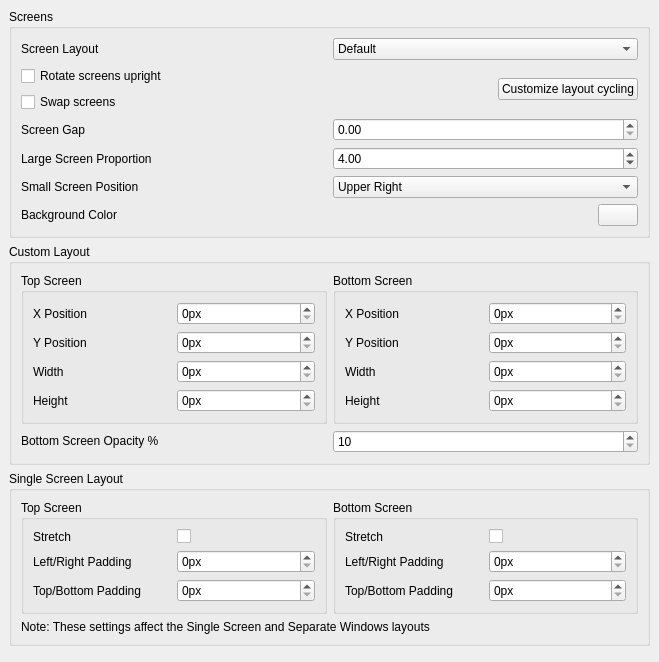
<?xml version="1.0" encoding="UTF-8"?>
<ui version="4.0">
 <class>ConfigureLayout</class>
 <widget class="QWidget" name="ConfigureLayout">
  <property name="geometry">
   <rect>
    <x>0</x>
    <y>0</y>
    <width>659</width>
    <height>662</height>
   </rect>
  </property>
  <property name="minimumSize">
   <size>
    <width>0</width>
    <height>0</height>
   </size>
  </property>
  <property name="windowTitle">
   <string>Form</string>
  </property>
  <layout class="QHBoxLayout" name="horizontalLayout">
   <property name="spacing">
    <number>0</number>
   </property>
   <property name="leftMargin">
    <number>0</number>
   </property>
   <property name="topMargin">
    <number>0</number>
   </property>
   <property name="rightMargin">
    <number>0</number>
   </property>
   <property name="bottomMargin">
    <number>0</number>
   </property>
   <item>
    <widget class="QScrollArea" name="scrollArea">
     <property name="frameShape">
      <enum>QFrame::NoFrame</enum>
     </property>
     <property name="lineWidth">
      <number>1</number>
     </property>
     <property name="widgetResizable">
      <bool>true</bool>
     </property>
     <widget class="QWidget" name="scrollAreaWidgetContents">
      <property name="geometry">
       <rect>
        <x>0</x>
        <y>0</y>
        <width>646</width>
        <height>824</height>
       </rect>
      </property>
      <layout class="QVBoxLayout" name="verticalLayout">
       <item>
        <widget class="QGroupBox" name="layout_group">
         <property name="enabled">
          <bool>true</bool>
         </property>
         <property name="title">
          <string>Screens</string>
         </property>
         <layout class="QVBoxLayout" name="verticalLayout_3">
          <item>
           <widget class="QWidget" name="widget_layout" native="true">
            <layout class="QHBoxLayout" name="screen_layout_group">
             <property name="leftMargin">
              <number>0</number>
             </property>
             <property name="topMargin">
              <number>0</number>
             </property>
             <property name="rightMargin">
              <number>0</number>
             </property>
             <property name="bottomMargin">
              <number>0</number>
             </property>
             <item>
              <widget class="QLabel" name="layout_label">
               <property name="text">
                <string>Screen Layout</string>
               </property>
              </widget>
             </item>
             <item>
              <widget class="QComboBox" name="layout_combobox">
               <item>
                <property name="text">
                 <string>Default</string>
                </property>
               </item>
               <item>
                <property name="text">
                 <string>Single Screen</string>
                </property>
               </item>
               <item>
                <property name="text">
                 <string>Large Screen</string>
                </property>
               </item>
               <item>
                <property name="text">
                 <string>Side by Side</string>
                </property>
               </item>
               <item>
                <property name="text">
                 <string>Separate Windows</string>
                </property>
               </item>
               <item>
                <property name="text">
                 <string>Hybrid Screen</string>
                </property>
               </item>
               <item>
                <property name="text">
                 <string>Custom Layout</string>
                </property>
               </item>
              </widget>
             </item>
            </layout>
           </widget>
          </item>
          <item>
           <layout class="QHBoxLayout" name="horizontalLayout_7">
            <item>
             <layout class="QVBoxLayout" name="verticalLayout_2">
              <item>
               <widget class="QCheckBox" name="toggle_upright_screen">
                <property name="text">
                 <string>Rotate screens upright</string>
                </property>
               </widget>
              </item>
              <item>
               <widget class="QCheckBox" name="toggle_swap_screen">
                <property name="text">
                 <string>Swap screens</string>
                </property>
               </widget>
              </item>
             </layout>
            </item>
            <item>
             <widget class="QPushButton" name="customize_layouts_to_cycle">
              <property name="sizePolicy">
               <sizepolicy hsizetype="Fixed" vsizetype="Fixed">
                <horstretch>0</horstretch>
                <verstretch>0</verstretch>
               </sizepolicy>
              </property>
              <property name="text">
               <string>Customize layout cycling</string>
              </property>
             </widget>
            </item>
           </layout>
          </item>
          <item>
           <widget class="QWidget" name="widget" native="true">
            <layout class="QHBoxLayout" name="screen_gap_layout">
             <property name="leftMargin">
              <number>0</number>
             </property>
             <property name="topMargin">
              <number>0</number>
             </property>
             <property name="rightMargin">
              <number>0</number>
             </property>
             <property name="bottomMargin">
              <number>0</number>
             </property>
             <item>
              <widget class="QLabel" name="label_3">
               <property name="text">
                <string>Screen Gap</string>
               </property>
              </widget>
             </item>
             <item>
              <widget class="QDoubleSpinBox" name="screen_gap">
               <property name="minimum">
                <double>0.000000000000000</double>
               </property>
               <property name="maximum">
                <double>720.000000000000000</double>
               </property>
               <property name="value">
                <double>0.000000000000000</double>
               </property>
              </widget>
             </item>
            </layout>
           </widget>
          </item>
          <item>
           <widget class="QWidget" name="widget_2" native="true">
            <layout class="QHBoxLayout" name="proportion_layout">
             <property name="leftMargin">
              <number>0</number>
             </property>
             <property name="topMargin">
              <number>0</number>
             </property>
             <property name="rightMargin">
              <number>0</number>
             </property>
             <property name="bottomMargin">
              <number>0</number>
             </property>
             <item>
              <widget class="QLabel" name="label_4">
               <property name="text">
                <string>Large Screen Proportion</string>
               </property>
              </widget>
             </item>
             <item>
              <widget class="QDoubleSpinBox" name="large_screen_proportion">
               <property name="minimum">
                <double>1.000000000000000</double>
               </property>
               <property name="maximum">
                <double>16.000000000000000</double>
               </property>
               <property name="value">
                <double>4.000000000000000</double>
               </property>
              </widget>
             </item>
            </layout>
           </widget>
          </item>
          <item>
           <widget class="QWidget" name="small_pos_widget" native="true">
            <layout class="QHBoxLayout" name="small_pos_layout">
             <property name="leftMargin">
              <number>0</number>
             </property>
             <property name="topMargin">
              <number>0</number>
             </property>
             <property name="rightMargin">
              <number>0</number>
             </property>
             <property name="bottomMargin">
              <number>0</number>
             </property>
             <item>
              <widget class="QLabel" name="small_pos_label">
               <property name="text">
                <string>Small Screen Position</string>
               </property>
              </widget>
             </item>
             <item>
              <widget class="QComboBox" name="small_screen_position_combobox">
               <item>
                <property name="text">
                 <string>Upper Right</string>
                </property>
               </item>
               <item>
                <property name="text">
                 <string>Middle Right</string>
                </property>
               </item>
               <item>
                <property name="text">
                 <string>Bottom Right (default)</string>
                </property>
               </item>
               <item>
                <property name="text">
                 <string>Upper Left</string>
                </property>
               </item>
               <item>
                <property name="text">
                 <string>Middle Left</string>
                </property>
               </item>
               <item>
                <property name="text">
                 <string>Bottom Left</string>
                </property>
               </item>
               <item>
                <property name="text">
                 <string>Above large screen</string>
                </property>
               </item>
               <item>
                <property name="text">
                 <string>Below large screen</string>
                </property>
               </item>
              </widget>
             </item>
            </layout>
           </widget>
          </item>
          <item>
           <widget class="QWidget" name="bg_color_group" native="true">
            <layout class="QHBoxLayout" name="bg_color_group_2">
             <property name="leftMargin">
              <number>0</number>
             </property>
             <property name="topMargin">
              <number>0</number>
             </property>
             <property name="rightMargin">
              <number>0</number>
             </property>
             <property name="bottomMargin">
              <number>0</number>
             </property>
             <item>
              <widget class="QLabel" name="bg_label">
               <property name="text">
                <string>Background Color</string>
               </property>
              </widget>
             </item>
             <item>
              <widget class="QPushButton" name="bg_button">
               <property name="maximumSize">
                <size>
                 <width>40</width>
                 <height>16777215</height>
                </size>
               </property>
              </widget>
             </item>
            </layout>
           </widget>
          </item>
         </layout>
        </widget>
       </item>
       <item>
        <widget class="QGroupBox" name="custom_layout_group">
         <property name="minimumSize">
          <size>
           <width>0</width>
           <height>0</height>
          </size>
         </property>
         <property name="title">
          <string>Custom Layout</string>
         </property>
         <layout class="QVBoxLayout" name="verticalLayout_5">
          <item>
           <layout class="QHBoxLayout" name="horizontalLayout_4">
            <item>
             <widget class="QGroupBox" name="gb_top_screen">
              <property name="title">
               <string>Top Screen</string>
              </property>
              <layout class="QGridLayout" name="gridLayout_2">
               <item row="0" column="0">
                <widget class="QLabel" name="lb_top_x">
                 <property name="text">
                  <string>X Position</string>
                 </property>
                </widget>
               </item>
               <item row="0" column="1">
                <widget class="QSpinBox" name="custom_top_x">
                 <property name="buttonSymbols">
                  <enum>QAbstractSpinBox::UpDownArrows</enum>
                 </property>
                 <property name="suffix">
                  <string>px</string>
                 </property>
                 <property name="maximum">
                  <number>2147483647</number>
                 </property>
                </widget>
               </item>
               <item row="1" column="0">
                <widget class="QLabel" name="lb_top_y">
                 <property name="text">
                  <string>Y Position</string>
                 </property>
                </widget>
               </item>
               <item row="1" column="1">
                <widget class="QSpinBox" name="custom_top_y">
                 <property name="buttonSymbols">
                  <enum>QAbstractSpinBox::UpDownArrows</enum>
                 </property>
                 <property name="suffix">
                  <string>px</string>
                 </property>
                 <property name="maximum">
                  <number>2147483647</number>
                 </property>
                </widget>
               </item>
               <item row="2" column="0">
                <widget class="QLabel" name="lb_top_width">
                 <property name="text">
                  <string>Width</string>
                 </property>
                </widget>
               </item>
               <item row="2" column="1">
                <widget class="QSpinBox" name="custom_top_width">
                 <property name="buttonSymbols">
                  <enum>QAbstractSpinBox::UpDownArrows</enum>
                 </property>
                 <property name="suffix">
                  <string>px</string>
                 </property>
                 <property name="maximum">
                  <number>2147483647</number>
                 </property>
                </widget>
               </item>
               <item row="3" column="0">
                <widget class="QLabel" name="lb_top_height">
                 <property name="text">
                  <string>Height</string>
                 </property>
                </widget>
               </item>
               <item row="3" column="1">
                <widget class="QSpinBox" name="custom_top_height">
                 <property name="buttonSymbols">
                  <enum>QAbstractSpinBox::UpDownArrows</enum>
                 </property>
                 <property name="suffix">
                  <string>px</string>
                 </property>
                 <property name="maximum">
                  <number>2147483647</number>
                 </property>
                </widget>
               </item>
              </layout>
             </widget>
            </item>
            <item>
             <widget class="QGroupBox" name="gb_bottom_screen">
              <property name="minimumSize">
               <size>
                <width>0</width>
                <height>0</height>
               </size>
              </property>
              <property name="title">
               <string>Bottom Screen</string>
              </property>
              <property name="checkable">
               <bool>false</bool>
              </property>
              <property name="checked">
               <bool>false</bool>
              </property>
              <layout class="QGridLayout" name="gridLayout_1">
               <item row="0" column="0">
                <widget class="QLabel" name="lb_bottom_x">
                 <property name="text">
                  <string>X Position</string>
                 </property>
                </widget>
               </item>
               <item row="0" column="1">
                <widget class="QSpinBox" name="custom_bottom_x">
                 <property name="buttonSymbols">
                  <enum>QAbstractSpinBox::UpDownArrows</enum>
                 </property>
                 <property name="suffix">
                  <string>px</string>
                 </property>
                 <property name="maximum">
                  <number>2147483647</number>
                 </property>
                </widget>
               </item>
               <item row="1" column="0">
                <widget class="QLabel" name="lb_bottom_y">
                 <property name="text">
                  <string>Y Position</string>
                 </property>
                </widget>
               </item>
               <item row="1" column="1">
                <widget class="QSpinBox" name="custom_bottom_y">
                 <property name="buttonSymbols">
                  <enum>QAbstractSpinBox::UpDownArrows</enum>
                 </property>
                 <property name="suffix">
                  <string>px</string>
                 </property>
                 <property name="maximum">
                  <number>2147483647</number>
                 </property>
                </widget>
               </item>
               <item row="2" column="0">
                <widget class="QLabel" name="lb_bottom_width">
                 <property name="text">
                  <string>Width</string>
                 </property>
                </widget>
               </item>
               <item row="2" column="1">
                <widget class="QSpinBox" name="custom_bottom_width">
                 <property name="buttonSymbols">
                  <enum>QAbstractSpinBox::UpDownArrows</enum>
                 </property>
                 <property name="suffix">
                  <string>px</string>
                 </property>
                 <property name="maximum">
                  <number>2147483647</number>
                 </property>
                </widget>
               </item>
               <item row="3" column="0">
                <widget class="QLabel" name="lb_bottom_height">
                 <property name="text">
                  <string>Height</string>
                 </property>
                </widget>
               </item>
               <item row="3" column="1">
                <widget class="QSpinBox" name="custom_bottom_height">
                 <property name="buttonSymbols">
                  <enum>QAbstractSpinBox::UpDownArrows</enum>
                 </property>
                 <property name="suffix">
                  <string>px</string>
                 </property>
                 <property name="maximum">
                  <number>2147483647</number>
                 </property>
                </widget>
               </item>
              </layout>
             </widget>
            </item>
           </layout>
          </item>
          <item>
           <layout class="QHBoxLayout" name="horizontalLayout_3">
            <item>
             <widget class="QLabel" name="lb_opacity_second_layer">
              <property name="text">
               <string>&lt;html&gt;&lt;head/&gt;&lt;body&gt;&lt;p&gt;Bottom Screen Opacity %&lt;/p&gt;&lt;/body&gt;&lt;/html&gt;</string>
              </property>
             </widget>
            </item>
            <item>
             <widget class="QSpinBox" name="custom_second_layer_opacity">
              <property name="buttonSymbols">
               <enum>QAbstractSpinBox::UpDownArrows</enum>
              </property>
              <property name="minimum">
               <number>10</number>
              </property>
              <property name="maximum">
               <number>100</number>
              </property>
             </widget>
            </item>
           </layout>
          </item>
         </layout>
        </widget>
       </item>
       <item>
        <widget class="QGroupBox" name="single_screen_layout_config_group">
         <property name="minimumSize">
          <size>
           <width>0</width>
           <height>0</height>
          </size>
         </property>
         <property name="title">
          <string>Single Screen Layout</string>
         </property>
         <layout class="QVBoxLayout" name="verticalLayout_6">
          <item>
           <layout class="QHBoxLayout" name="horizontalLayout_5">
            <item>
             <widget class="QGroupBox" name="gb_top_screen_2">
              <property name="title">
               <string>Top Screen</string>
              </property>
              <layout class="QGridLayout" name="gridLayout_3">
               <item row="0" column="0">
                <widget class="QLabel" name="lb_top_stretch">
                 <property name="text">
                  <string>Stretch</string>
                 </property>
                </widget>
               </item>
               <item row="1" column="1">
                <widget class="QSpinBox" name="screen_top_leftright_padding">
                 <property name="buttonSymbols">
                  <enum>QAbstractSpinBox::UpDownArrows</enum>
                 </property>
                 <property name="suffix">
                  <string>px</string>
                 </property>
                 <property name="maximum">
                  <number>2147483647</number>
                 </property>
                </widget>
               </item>
               <item row="1" column="0">
                <widget class="QLabel" name="lb_top_leftright_padding">
                 <property name="text">
                  <string>Left/Right Padding</string>
                 </property>
                </widget>
               </item>
               <item row="2" column="0">
                <widget class="QLabel" name="lb_top_topbottom_padding">
                 <property name="text">
                  <string>Top/Bottom Padding</string>
                 </property>
                </widget>
               </item>
               <item row="2" column="1">
                <widget class="QSpinBox" name="screen_top_topbottom_padding">
                 <property name="buttonSymbols">
                  <enum>QAbstractSpinBox::UpDownArrows</enum>
                 </property>
                 <property name="suffix">
                  <string>px</string>
                 </property>
                 <property name="maximum">
                  <number>2147483647</number>
                 </property>
                </widget>
               </item>
               <item row="0" column="1">
                <widget class="QCheckBox" name="screen_top_stretch">
                 <property name="text">
                  <string notr="true"/>
                 </property>
                </widget>
               </item>
              </layout>
             </widget>
            </item>
            <item>
             <widget class="QGroupBox" name="gb_bottom_screen_2">
              <property name="minimumSize">
               <size>
                <width>0</width>
                <height>0</height>
               </size>
              </property>
              <property name="title">
               <string>Bottom Screen</string>
              </property>
              <layout class="QGridLayout" name="gridLayout">
               <item row="1" column="0">
                <widget class="QLabel" name="lb_bottom_leftright_padding">
                 <property name="text">
                  <string>Left/Right Padding</string>
                 </property>
                </widget>
               </item>
               <item row="2" column="0">
                <widget class="QLabel" name="lb_bottom_topbottom_padding">
                 <property name="text">
                  <string>Top/Bottom Padding</string>
                 </property>
                </widget>
               </item>
               <item row="1" column="1">
                <widget class="QSpinBox" name="screen_bottom_leftright_padding">
                 <property name="buttonSymbols">
                  <enum>QAbstractSpinBox::UpDownArrows</enum>
                 </property>
                 <property name="suffix">
                  <string>px</string>
                 </property>
                 <property name="maximum">
                  <number>2147483647</number>
                 </property>
                </widget>
               </item>
               <item row="2" column="1">
                <widget class="QSpinBox" name="screen_bottom_topbottom_padding">
                 <property name="buttonSymbols">
                  <enum>QAbstractSpinBox::UpDownArrows</enum>
                 </property>
                 <property name="suffix">
                  <string>px</string>
                 </property>
                 <property name="maximum">
                  <number>2147483647</number>
                 </property>
                </widget>
               </item>
               <item row="0" column="0">
                <widget class="QLabel" name="lb_bottom_stretch">
                 <property name="text">
                  <string>Stretch</string>
                 </property>
                </widget>
               </item>
               <item row="0" column="1">
                <widget class="QCheckBox" name="screen_bottom_stretch">
                 <property name="text">
                  <string notr="true"/>
                 </property>
                </widget>
               </item>
              </layout>
             </widget>
            </item>
           </layout>
          </item>
          <item>
           <layout class="QHBoxLayout" name="horizontalLayout_2">
            <item>
             <widget class="QLabel" name="label">
              <property name="text">
               <string>Note: These settings affect the Single Screen and Separate Windows layouts</string>
              </property>
             </widget>
            </item>
           </layout>
          </item>
         </layout>
        </widget>
       </item>
       <item>
        <spacer name="verticalSpacer">
         <property name="sizeHint" stdset="0">
          <size>
           <width>20</width>
           <height>43</height>
          </size>
         </property>
        </spacer>
       </item>
      </layout>
     </widget>
    </widget>
   </item>
  </layout>
 </widget>
 <resources/>
 <connections/>
</ui>
